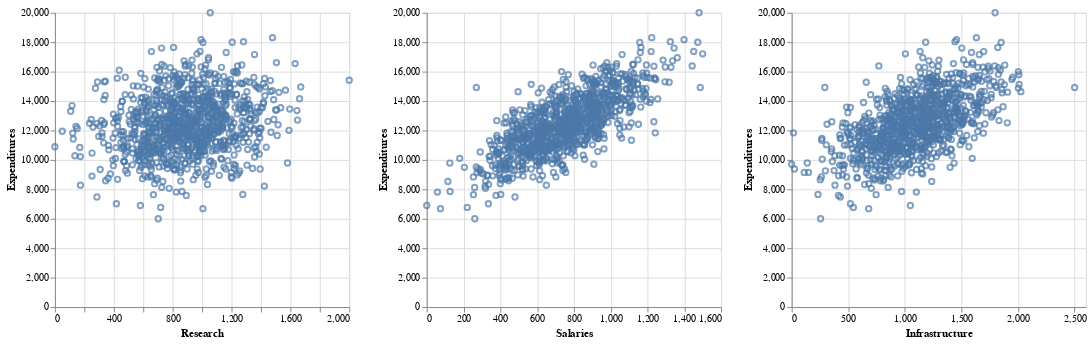

This figure's notebook cell:
### Code cell
# prompt: Using dataframe df: scatter. Create three sub charts

import altair as alt
# Create three separate scatter plots
chart1 = alt.Chart(df).mark_point().encode(x='Research', y='Expenditures')
chart2 = alt.Chart(df).mark_point().encode(x='Salaries', y='Expenditures')
chart3 = alt.Chart(df).mark_point().encode(x='Infrastructure', y='Expenditures')
# Arrange the charts side by side using hconcat
final_chart = alt.hconcat(chart1, chart2, chart3)
final_chart

### Figure 1 — Vega-Lite specification as saved in the notebook (floating-point values rounded to 4 significant figures; data arrays with more than 128 entries replaced by an {"elided": "..."} marker saying what was removed)
{"config": {"view": {"continuousWidth": 300, "continuousHeight": 300}}, "hconcat": [{"mark": {"type": "point"}, "encoding": {"x": {"field": "Research", "type": "quantitative"}, "y": {"field": "Expenditures", "type": "quantitative"}}}, {"mark": {"type": "point"}, "encoding": {"x": {"field": "Salaries", "type": "quantitative"}, "y": {"field": "Expenditures", "type": "quantitative"}}}, {"mark": {"type": "point"}, "encoding": {"x": {"field": "Infrastructure", "type": "quantitative"}, "y": {"field": "Expenditures", "type": "quantitative"}}}], "data": {"name": "data-4c7c056781b94b55f32fafdb55c6046a"}, "$schema": "https://vega.github.io/schema/vega-lite/v5.20.1.json", "datasets": {"data-4c7c056781b94b55f32fafdb55c6046a": {"elided": "1000 records"}}}
